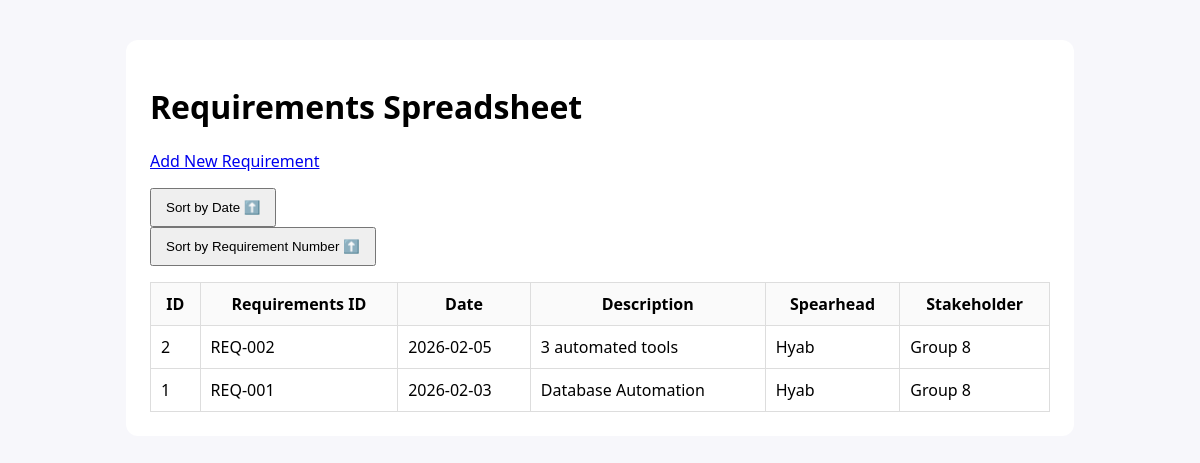
Screenshot of /sheet with the database file from the repository.
### tables this page shows
CREATE TABLE requirements (
                id INTEGER PRIMARY KEY AUTOINCREMENT,
                requirements_id TEXT NOT NULL,
                date TEXT NOT NULL,
                description TEXT NOT NULL,
                spearhead TEXT NOT NULL,
                stakeholder TEXT NOT NULL,
                created_at TEXT NOT NULL
            );

### py_req_form_project/app.py (the view)
@app.route('/sheet')
def sheet():
    with sqlite3.connect(DB_PATH) as conn:
        conn.row_factory = sqlite3.Row
        rows = conn.execute('''
            SELECT id, requirements_id, date, description, spearhead, stakeholder
                FROM requirements
                ORDER BY id DESC
        ''').fetchall()
    return render_template('sheet.html', rows=rows)

### py_req_form_project/templates/sheet.html (shortened to what this page needs)
<!doctype html>
<html lang="en">
<head>
  <link rel="stylesheet" href="{{ url_for('static', filename='styles.css') }}">
</head>
<body>
  <main class="container">
    <h1>Requirements Spreadsheet</h1>
    <p><a href="/form">Add New Requirement</a></p>
      <form method="POST" action="{{ url_for('sort_by_date') }}">
          <button type="submit">
              Sort by Date
              {% if order == 'DESC' %}⬇️{% else %}⬆️{% endif %}
          </button>
      </form>
      <form method="POST" action="{{ url_for('sort_by_req') }}">
          <button type="submit">
              Sort by Requirement Number
              {% if order == 'DESC' %}⬇️{% else %}⬆️{% endif %}
          </button>
      </form>
      <table>
        <thead>
          <tr>
            <th>ID</th>
            <th>Requirements ID</th>
            <th>Date</th>
            <th>Description</th>
            <th>Spearhead</th>
            <th>Stakeholder</th>
          </tr>
        </thead>
        <tbody>
          {% for r in rows %}
          <tr>
            <td>{{ r['id'] }}</td>
            <td>{{ r['requirements_id'] }}</td>
            <td>{{ r['date'] }}</td>
            <td>{{ r['description'] }}</td>
            <td>{{ r['spearhead'] }}</td>
            <td>{{ r['stakeholder'] }}</td>
          </tr>
          {% endfor %}
        </tbody>
      </table>
  </main>
</body>
</html>

### py_req_form_project/static/styles.css (style rules this page uses)
:root { font-family: system-ui, Arial, sans-serif; }
body { margin: 10; background: #f7f7fb; }
.container { max-width: 900px; margin: 40px auto; background: #fff; padding: 24px; border-radius: 12px; }
button { padding: 10px 14px; cursor: pointer; }
table { width: 100%; border-collapse: collapse; margin-top: 16px; }
th, td { border: 1px solid #ddd; padding: 10px; vertical-align: top; }
th { background: #fafafa; }

### rows the page displays
requirements: id "2", requirements_id "REQ-002", date "2026-02-05", description "3 automated tools", spearhead "Hyab", stakeholder "Group 8"
requirements: id "1", requirements_id "REQ-001", date "2026-02-03", description "Database Automation", spearhead "Hyab", stakeholder "Group 8"
